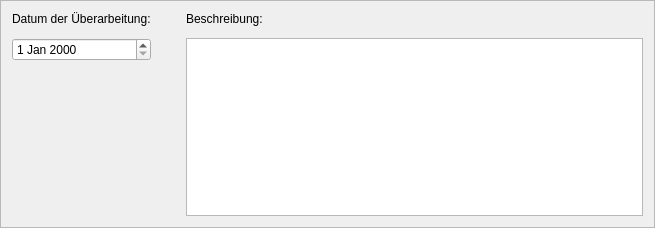
<?xml version="1.0" encoding="UTF-8"?>
<ui version="4.0">
 <class>UeberarbeitungFrame</class>
 <widget class="QFrame" name="UeberarbeitungFrame">
  <property name="geometry">
   <rect>
    <x>0</x>
    <y>0</y>
    <width>655</width>
    <height>228</height>
   </rect>
  </property>
  <property name="windowTitle">
   <string>Frame</string>
  </property>
  <property name="frameShape">
   <enum>QFrame::StyledPanel</enum>
  </property>
  <property name="frameShadow">
   <enum>QFrame::Raised</enum>
  </property>
  <layout class="QGridLayout" name="gridLayout" columnstretch="1,1,0,20">
   <item row="0" column="0">
    <widget class="QLabel" name="label">
     <property name="text">
      <string>Datum der Überarbeitung:</string>
     </property>
    </widget>
   </item>
   <item row="0" column="3">
    <widget class="QLabel" name="label_2">
     <property name="text">
      <string>Beschreibung:</string>
     </property>
    </widget>
   </item>
   <item row="2" column="3" rowspan="2">
    <widget class="QTextEdit" name="textEdit"/>
   </item>
   <item row="2" column="0">
    <widget class="QDateEdit" name="dateEdit"/>
   </item>
   <item row="3" column="0">
    <spacer name="verticalSpacer">
     <property name="orientation">
      <enum>Qt::Vertical</enum>
     </property>
     <property name="sizeHint" stdset="0">
      <size>
       <width>20</width>
       <height>40</height>
      </size>
     </property>
    </spacer>
   </item>
   <item row="0" column="1" rowspan="4" colspan="2">
    <spacer name="horizontalSpacer">
     <property name="orientation">
      <enum>Qt::Horizontal</enum>
     </property>
     <property name="sizeHint" stdset="0">
      <size>
       <width>40</width>
       <height>20</height>
      </size>
     </property>
    </spacer>
   </item>
  </layout>
 </widget>
 <resources/>
 <connections/>
</ui>
